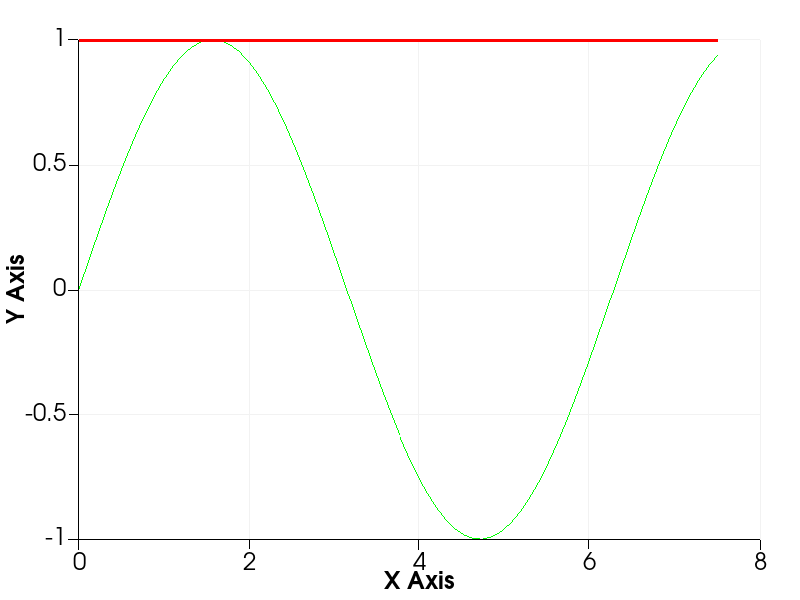

Source code (Python):
#!/usr/bin/env python
# Demonstrate chart tick mark consistency with tile scaling enabled.

import math

import vtkmodules.vtkInteractionStyle  # noqa: F401
import vtkmodules.vtkRenderingContextOpenGL2  # noqa: F401
import vtkmodules.vtkRenderingOpenGL2  # noqa: F401

from vtkmodules.vtkChartsCore import vtkChartXY
from vtkmodules.vtkCommonCore import vtkFloatArray
from vtkmodules.vtkCommonDataModel import vtkTable
from vtkmodules.vtkRenderingContext2D import vtkContextActor
from vtkmodules.vtkRenderingCore import (
    vtkRenderWindow,
    vtkRenderWindowInteractor,
    vtkRenderer,
)

# Create a table with some points in it.
table = vtkTable()
arr_x = vtkFloatArray()
arr_x.SetName("X Axis")
table.AddColumn(arr_x)
arr_s = vtkFloatArray()
arr_s.SetName("Sine")
table.AddColumn(arr_s)
arr_1 = vtkFloatArray()
arr_1.SetName("One")
table.AddColumn(arr_1)

num_points = 69
inc = 7.5 / (num_points - 1)
table.SetNumberOfRows(num_points)
for i in range(num_points):
    table.SetValue(i, 0, i * inc)
    table.SetValue(i, 1, math.sin(i * inc))
    table.SetValue(i, 2, 1.0)

# Set up a chart.
chart = vtkChartXY()

line = chart.AddPlot(vtkChartXY.LINE)
line.SetInputData(table, 0, 1)
line.SetColor(0, 255, 0, 255)
line.SetWidth(1.0)

line = chart.AddPlot(vtkChartXY.LINE)
line.SetInputData(table, 0, 2)
line.SetColor(255, 0, 0, 255)
line.SetWidth(5.0)

# Context actor and scene wiring.
context_actor = vtkContextActor()
context_actor.GetScene().AddItem(chart)

# Renderer
renderer = vtkRenderer()
renderer.SetBackground(1.0, 1.0, 1.0)
context_actor.GetScene().SetRenderer(renderer)
renderer.AddActor(context_actor)

# Window
render_window = vtkRenderWindow()
render_window.SetSize(400, 300)
render_window.SetMultiSamples(0)
render_window.SwapBuffersOn()
render_window.SetTileScale(2)
render_window.AddRenderer(renderer)
render_window.SetWindowName("chart tile scaling")

# Interactor
interactor = vtkRenderWindowInteractor()
interactor.SetRenderWindow(render_window)

interactor.Initialize()
interactor.Start()
